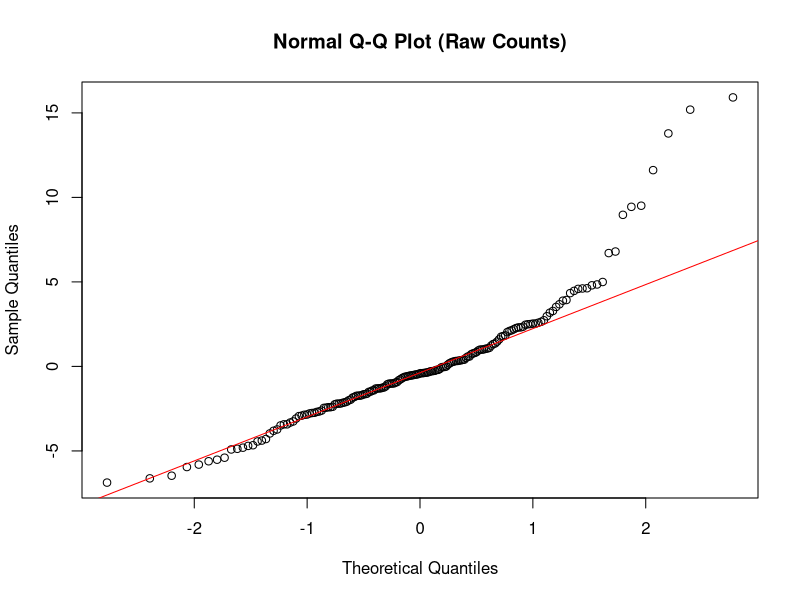
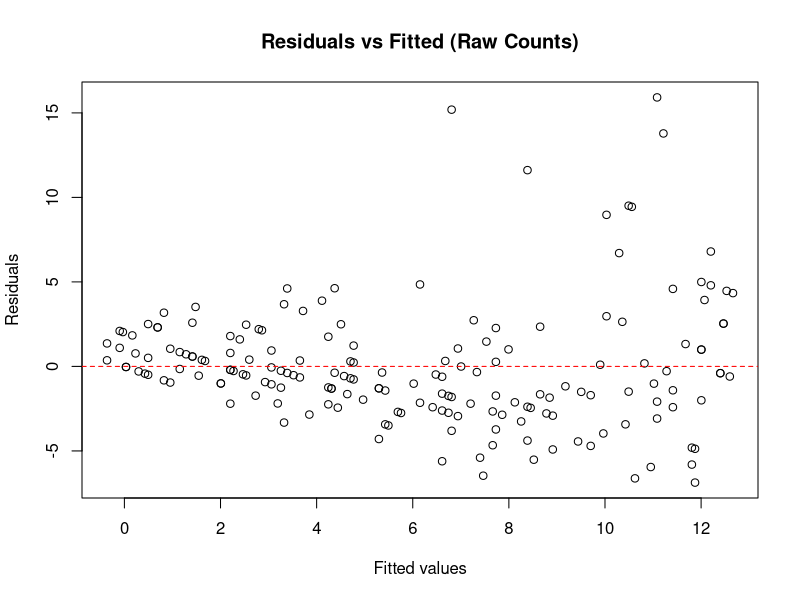
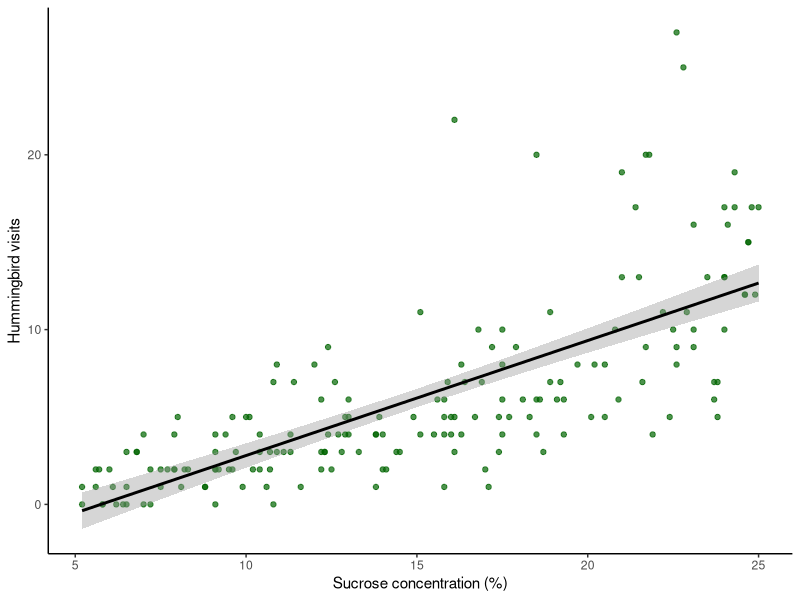
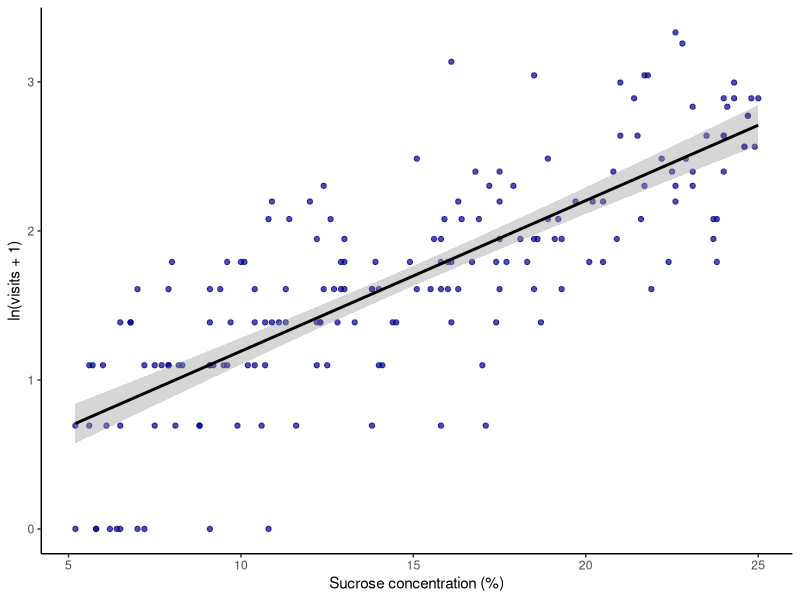
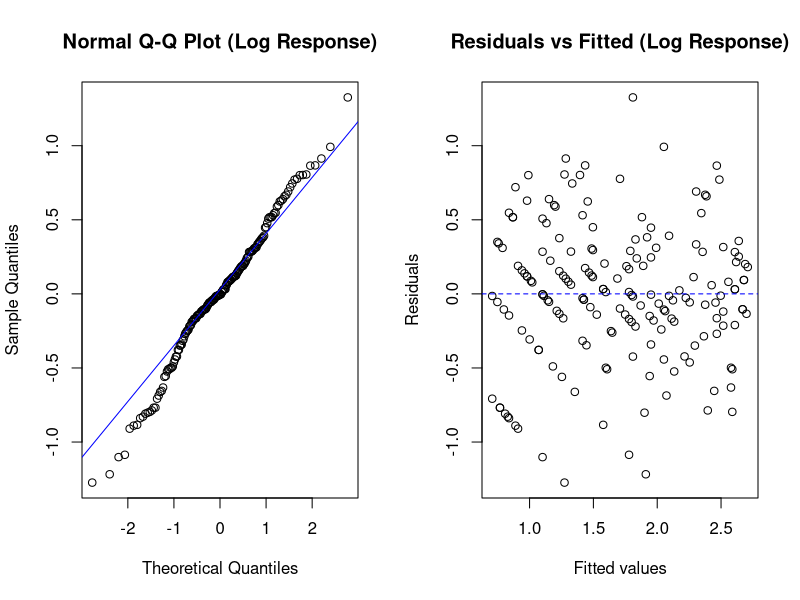
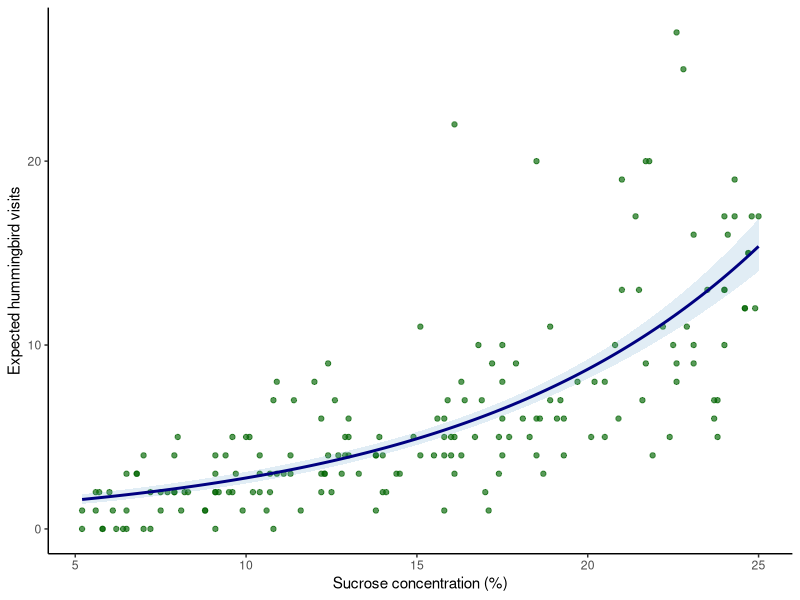

The R source for these figures, in order:
## ---- chunk 1
library(car)
library(ggplot2)
## ---- chunk 2
poisson_data <- read.csv("poisson_dataset.csv")

poisson_data$feeder_color <- as.factor(poisson_data$feeder_color)
poisson_data$site <- as.factor(poisson_data$site)

str(poisson_data)
summary(poisson_data)
## ---- chunk 3
wrong_model <- lm(visits ~ sucrose_pct, data = poisson_data)
summary(wrong_model)
## ---- chunk 4

qqnorm(resid(wrong_model), main = "Normal Q-Q Plot (Raw Counts)")
qqline(resid(wrong_model), col = "red")

plot(
  fitted(wrong_model), resid(wrong_model),
  xlab = "Fitted values", ylab = "Residuals",
  main = "Residuals vs Fitted (Raw Counts)"
)
abline(h = 0, col = "red", lty = 2)


## ---- chunk 5
ggplot(poisson_data, aes(x = sucrose_pct, y = visits)) +
  geom_point(alpha = 0.7, color = "darkgreen") +
  stat_smooth(method = "lm", formula = y ~ x, se = TRUE, color = "black") +
  theme_classic() +
  labs(
    x = "Sucrose concentration (%)",
    y = "Hummingbird visits"
  )
## ---- chunk 6
poisson_data$log_visits <- log(poisson_data$visits + 1)

ggplot(poisson_data, aes(x = sucrose_pct, y = log_visits)) +
  geom_point(alpha = 0.7, color = "darkblue") +
  stat_smooth(method = "lm", formula = y ~ x, se = TRUE, color = "black") +
  theme_classic() +
  labs(
    x = "Sucrose concentration (%)",
    y = "ln(visits + 1)"
  )
## ---- chunk 7
log_model <- lm(log_visits ~ sucrose_pct, data = poisson_data)
summary(log_model)
## ---- chunk 8
par(mfrow = c(1, 2))

qqnorm(resid(log_model), main = "Normal Q-Q Plot (Log Response)")
qqline(resid(log_model), col = "blue")

plot(
  fitted(log_model), resid(log_model),
  xlab = "Fitted values", ylab = "Residuals",
  main = "Residuals vs Fitted (Log Response)"
)
abline(h = 0, col = "blue", lty = 2)

par(mfrow = c(1, 1))
## ---- chunk 9
poisson_model <- glm(
  visits ~ sucrose_pct,
  family = poisson(link = "log"),
  data = poisson_data
)

summary(poisson_model)
## ---- chunk 10
coef(summary(log_model))
coef(summary(poisson_model))
## ---- chunk 11
Anova(poisson_model, type = "II")
## ---- chunk 12
new_data <- data.frame(
  sucrose_pct = seq(
    min(poisson_data$sucrose_pct),
    max(poisson_data$sucrose_pct),
    length.out = 200
  )
)

pred_link <- predict(poisson_model, newdata = new_data, type = "link", se.fit = TRUE)

new_data$fit <- exp(pred_link$fit)
new_data$lwr <- exp(pred_link$fit - 1.96 * pred_link$se.fit)
new_data$upr <- exp(pred_link$fit + 1.96 * pred_link$se.fit)
## ---- chunk 13
ggplot(poisson_data, aes(x = sucrose_pct, y = visits)) +
  geom_point(alpha = 0.65, color = "darkgreen") +
  geom_ribbon(
    data = new_data,
    aes(x = sucrose_pct, y = fit, ymin = lwr, ymax = upr),
    inherit.aes = FALSE,
    alpha = 0.2,
    fill = "skyblue3"
  ) +
  geom_line(
    data = new_data,
    aes(x = sucrose_pct, y = fit),
    inherit.aes = FALSE,
    color = "navy",
    linewidth = 1
  ) +
  theme_classic() +
  labs(
    x = "Sucrose concentration (%)",
    y = "Expected hummingbird visits"
  )
